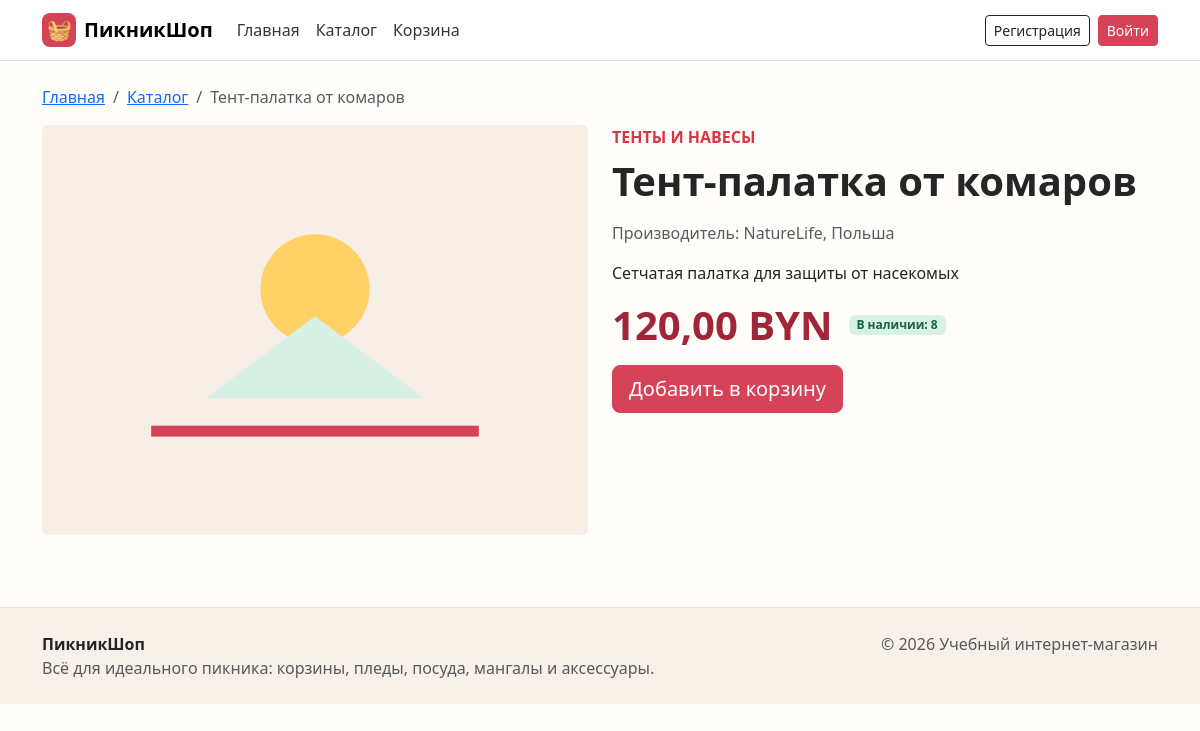
/catalog/33/, run on the app's committed database.
### shop/models.py (models this page shows, shortened)
class Product(models.Model):
    name = models.CharField(max_length=200)
    description = models.TextField()
    product_image = models.ImageField(upload_to='products/', blank=True, null=True)
    price = models.DecimalField(max_digits=10, decimal_places=2)
    stock_quantity = models.IntegerField()
    category = models.ForeignKey(
        Category,
        on_delete=models.CASCADE,
        related_name="products"
    )
    manufacturer = models.ForeignKey(
        Manufacturer,
        on_delete=models.CASCADE,
        related_name="products"
    )

class Category(models.Model):
    name = models.CharField(max_length=100)
    description = models.TextField(blank=True, null=True)

class Manufacturer(models.Model):
    name = models.CharField(max_length=100)
    country = models.CharField(max_length=100)
    description = models.TextField(blank=True, null=True)

### shop/views.py (the view)
# urls.py: path('catalog/<int:pk>/', views.product_detail, name='product_detail'),
def product_detail(request, pk):
    product = get_object_or_404(Product, pk=pk)
    return render(request, 'shop/product_detail.html', {'product': product})

### templates/shop/product_detail.html (shortened to what this page needs)
{% extends 'base.html' %}
{% load static %}
{% block content %}
<div class="container py-4">
    <nav aria-label="breadcrumb">
        <ol class="breadcrumb">
            <li class="breadcrumb-item"><a href="{% url 'home' %}">Главная</a></li>
            <li class="breadcrumb-item"><a href="{% url 'product_list' %}">Каталог</a></li>
            <li class="breadcrumb-item active" aria-current="page">{{ product.name }}</li>
        </ol>
    </nav>
    <div class="row g-4 align-items-start">
        <div class="col-md-6">
            <img class="img-fluid rounded product-detail-image w-100"
                 src="{% if product.product_image %}{{ product.product_image.url }}{% else %}{% static 'images/product-placeholder.svg' %}{% endif %}"
                 alt="{{ product.name }}"
                 onerror="this.src='{% static 'images/product-placeholder.svg' %}'">
        </div>
        <div class="col-md-6">
            <p class="text-uppercase text-danger fw-semibold mb-2">{{ product.category.name }}</p>
            <h1 class="fw-bold mb-3">{{ product.name }}</h1>
            <p class="text-muted">Производитель: {{ product.manufacturer.name }}{% if product.manufacturer.country %}, {{ product.manufacturer.country }}{% endif %}</p>
            <p>{{ product.description }}</p>
            <div class="d-flex align-items-center gap-3 mb-3">
                <span class="display-6 fw-bold price">{{ product.price }} BYN</span>
                {% if product.stock_quantity > 0 %}
                    <span class="badge stock-badge">В наличии: {{ product.stock_quantity }}</span>
                {% else %}
                    <span class="badge text-bg-secondary">Нет в наличии</span>
                {% endif %}
            </div>
            <div>
                {% if product.stock_quantity > 0 %}
                    <button class="btn btn-primary btn-lg js-add-to-cart" type="button" data-product-id="{{ product.id }}">Добавить в корзину</button>
                {% else %}
                    <button class="btn btn-secondary btn-lg" type="button" disabled>Нет в наличии</button>
                {% endif %}
            </div>
        </div>
    </div>
</div>
{% endblock %}

### static/css/style.css (style rules this page uses)
:root { --brand: #d64257; --brand-dark: #9f2638; --ink: #252525; --muted: #6b7280; --paper: #fffaf6; --mint: #d8f1e6; --sun: #ffd166; }
body { background: #fffdf9; color: var(--ink); }
.btn-primary { --bs-btn-bg: var(--brand); --bs-btn-border-color: var(--brand); --bs-btn-hover-bg: var(--brand-dark); --bs-btn-hover-border-color: var(--brand-dark); }
.product-card img, .product-detail-image { aspect-ratio: 4 / 3; object-fit: cover; background: #f7eee5; }
.price { color: var(--brand-dark); }
.stock-badge { background: var(--mint); color: #176146; }

### data on the page
Product: name "Тент-палатка от комаров", category.name "ТЕНТЫ И НАВЕСЫ", manufacturer.name "NatureLife", manufacturer.country "Польша", description "Сетчатая палатка для защиты от насекомых", price "120,00", stock_quantity "8"
